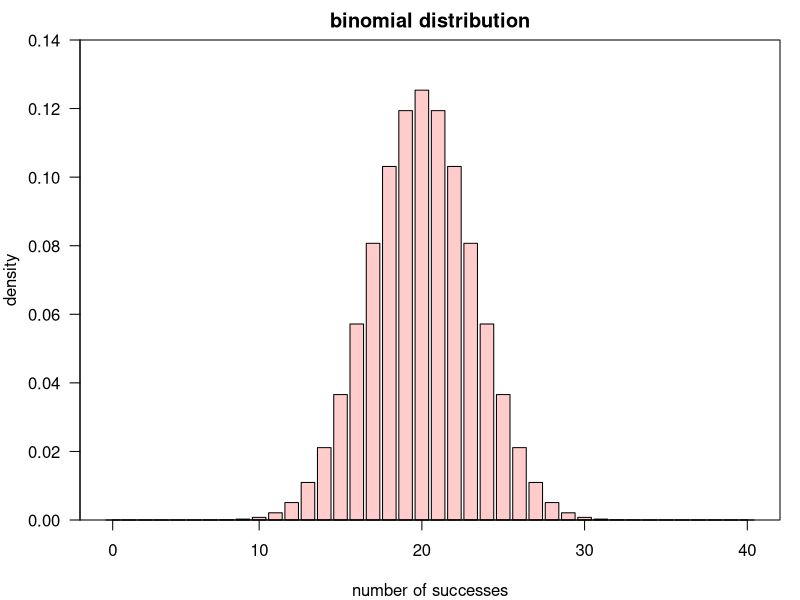
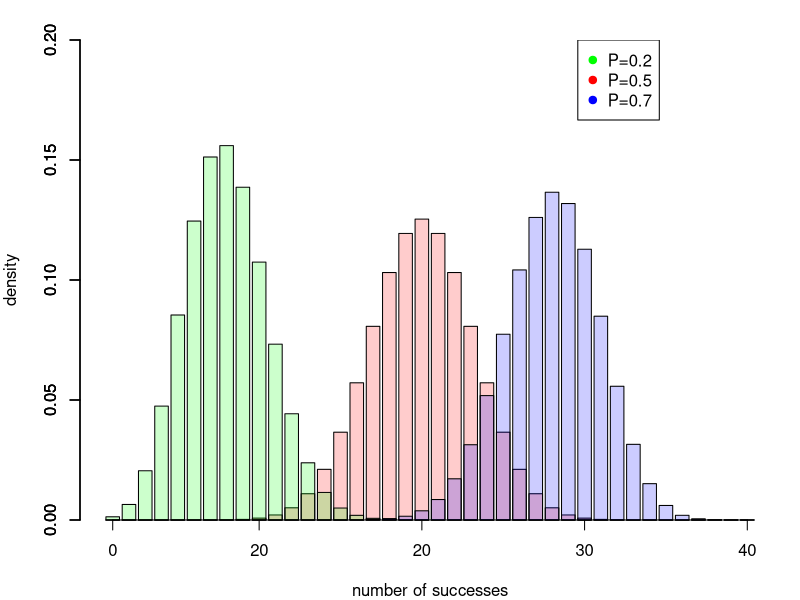
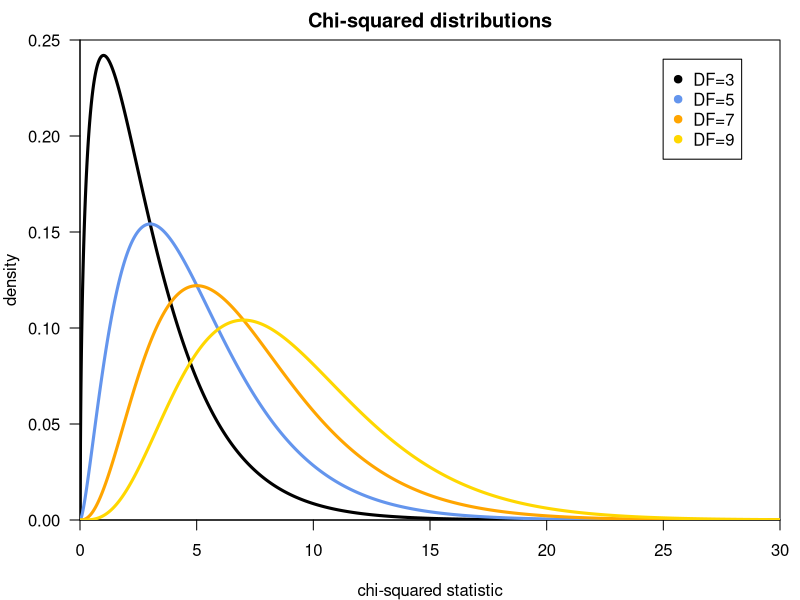

Recreate these plots in R, in order.
## ---- chunk 1
knitr::opts_chunk$set(comment = NA)
knitr::opts_chunk$set( prompt=TRUE ) 

knitr::knit_hooks$set(small.mar = function(before, options, envir) {
    if (before) par(mar = c(2, 2, 1, 1))  # smaller margin on top and right
})

knitr::knit_hooks$set(med.mar = function(before, options, envir) {
    if (before) par(mar = c(4, 4, 1, 1))  # smaller margin on top and right
})

## ---- chunk 2
par(mar=c(4,4,2,1))
x=barplot(dbinom( 1:40, 40, 0.5), col="#ff000033", las=1, ylim=c(0,.14),
          ylab="density", xlab="number of successes", main="binomial distribution")
axis(1, at=c( x[1], x[10], x[20], x[30], x[40] ), labels=c(0, 10, 20, 30, 40) )
box()
## ---- chunk 3
par(mar=c(4,4,2,1))
x=barplot(dbinom( 1:40, 40, 0.5), ylim=c(0, 0.2), col="#ff000033", ylab="density", 
        xlab="number of successes" )
axis(1, at=c( x[1], x[10], x[20], x[30], x[40] ), labels=c(0, 20, 20, 30, 40) )
barplot(dbinom( 1:40, 40, 0.2), add=TRUE, col="#00ff0033")
barplot(dbinom( 1:40, 40, 0.7), add=TRUE, col="#0000ff33")
legend( 35, 0.2, c("P=0.2","P=0.5", "P=0.7"), col=c("#00ff00","#ff0000", "#0000ff"), pch=19)
## ---- chunk 4
n_successes=17
n=100
p=0.5

# one-tailed binomial
binom.test( n_successes, n, p, alternative="less")$p.value 

# sum the P values for as-extreme or more-extreme values of x
P_onetail=0
for( x in 0:n_successes){
    P_onetail = P_onetail + (choose(n,x)*(p^x)*((1-p)^(n-x)))
}
P_onetail

# two-tailed binomial
binom.test( n_successes, n, p)$p.value 

# sum the P values for the other tail
P_othertail = 0
for( x in (n-n_successes):n){
    P_othertail = P_othertail + (choose(n,x)*(p^x)*((1-p)^(n-x)))
}
P_onetail + P_othertail
## ---- chunk 5
library(knitr)
## ---- chunk 6
m_sm = matrix( c( 890,4070,912,3500 ), nrow=2, ncol=2 )
sm = data.frame( male=m_sm[,1], female=m_sm[,2] )
rownames(sm) = c("non-smoker", "smoker")
kable( sm )
## ---- chunk 7
sm = matrix(c(20,20,20,20,20,20,18,22,17,18,30,15), byrow=TRUE, ncol=6, nrow=2)
sm = data.frame( sm )
names(sm) = c("one", "two", "three", "four", "five", "six")
rownames(sm) = c("expected", "observed")
kable(sm)
## ---- chunk 8

sm = data.frame( male=c(m_sm[1,1],m_sm[2,1],sum(m_sm[,1]) ), 
                 female=c(m_sm[1,2],m_sm[2,2],sum(m_sm[,2]) ), 
                 sum=c( sum(m_sm[1,]), sum(m_sm[2,]), sum(m_sm) ) )
rownames(sm) = c("non-smoker", "smoker", "sum")
kable( sm )
## ---- chunk 9
N = sum(m_sm)
prop_male = sum( m_sm[,1] ) / N
prop_female = 1-prop_male
prop_nonsmoker = sum( m_sm[1,] ) / N
prop_smoker = 1-prop_nonsmoker
sm_ex = data.frame( round( matrix( c( prop_male*prop_nonsmoker*N, prop_female*prop_nonsmoker*N,
                prop_male*prop_smoker*N, prop_female*prop_smoker*N ), nrow=2, ncol=2, byrow=TRUE ), 1) )
names(sm_ex)=c("male", "female")
rownames(sm_ex) = c("non-smoker", "smoker")
kable(sm_ex)
## ---- chunk 10
nn=length( seq(from=0,to=30, by=0.01) )
plot(dchisq( seq(from=0,to=30, by=0.01), df=3), pch=19, ylim=c(0,0.25), xlim=c(0,nn),
     type="l", yaxs="i", xaxs="i", lwd=3, axes=FALSE, xlab="chi-squared statistic", ylab="density",
     main="Chi-squared distributions")
axis(2, c(0, 0.05, 0.1, 0.15, 0.2, 0.25, 0.3), las=1)
axis(1, at=(nn /6 * 0:6) , labels=seq(from=0, to=30, by=5), las=1)
box()
points(dchisq( seq(from=0,to=30, by=0.01), df=5), type="l", lwd=3, col="cornflowerblue" )
points(dchisq( seq(from=0,to=30, by=0.01), df=7), type="l", lwd=3, col="orange" )
points(dchisq( seq(from=0,to=30, by=0.01), df=9), type="l", lwd=3, col="gold" )
legend( 2500, 0.24, c("DF=3", "DF=5", "DF=7", "DF=9"), col=c("black", "cornflowerblue", "orange", "gold"), pch=19)
## ---- chunk 11
dens = rep(0,4)
dfs=c(3,5,7,9,11)
for(i in 1:5){
    dens[i] = 1-pchisq(9, dfs[i])
}
kable( data.frame( degrees_of_freedom=dfs, P=round(dens, 4) ) )
## ---- chunk 12
fm = data.frame(matrix( c('a','c','b','d'), nrow=2, ncol=2))
names(fm) = c("men","women")
rownames(fm)=c("non-smoker", "smoker")
kable(fm)
